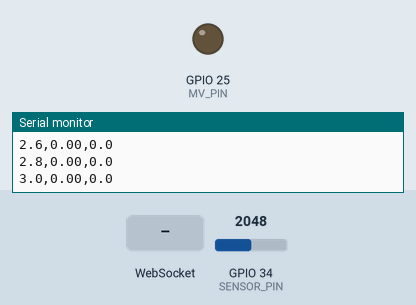
The sketch below on a simulated ESP32. Parts: output pins drawn as LEDs (lit = HIGH), the last lines printed to the serial monitor. The inputs (shaded band) are chosen by the test bench; at power-on: GPIO 34 (SENSOR_PIN) = 2048. WiFi joins after 1.5 s; servers stay silent unless stated; storage starts empty.

Above: at 3.2 s.
3.3 s: WebSocket text "1" received
At 10.6 s:
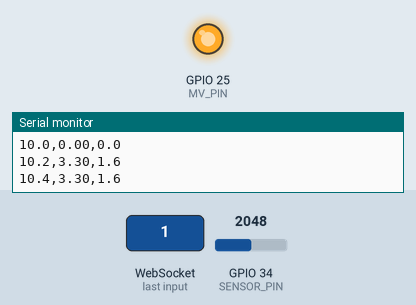
Timing chart, 0 to 10.8 s (numbered marks = the images above; inputs shaded):
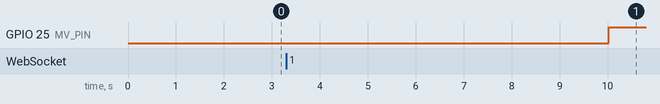

The sketch:

websocketrc.ino
```cpp
// (licence header left out)
/******** RC CIRCUIT IDENTIFICATION/TIMERS/RTOS
  Josenalde Oliveira
**********/

#include <WiFi.h>
#include <AsyncTCP.h> // Sketch - Libraries Add from ZIP
#include <ESPAsyncWebServer.h> // Sketch - Libraries Add from ZIP

#include "LittleFS.h"
#include <Arduino_JSON.h> // Tools - Manage Libraries (install Arduino JSON by Arduino)

#include <freertos/FreeRTOS.h>

// Replace with your network credentials
const char* ssid = "<your ssid>";
const char* password = "<your password>";

// Settings according to resistor value and capacitor value
static const float R = 20000; //ohms 20k
static const float C = 0.0001; //faraday 100 uF
static const float timeConstant = R*C;
static const TickType_t samplingInterval = ((timeConstant*1000)/10.) / portTICK_PERIOD_MS; // 200ms = 0.2s
static const TickType_t timeToApplyMV = (timeConstant*4*1000) / portTICK_PERIOD_MS;

// Globals
static const uint8_t PV_PIN = 2;
static const uint8_t SENSOR_PIN = 34;
static const uint8_t MV_PIN = 25;
volatile float VCC = 0.0; //initial value applied from t=0 to t=timeToApplyMV
volatile uint16_t sensorReadingInt;
volatile float sensorReadingVoltage;
String jsonString;

static TimerHandle_t getSensorReadingTimer = NULL;
static TimerHandle_t stepInputStartTimer = NULL;

// Create AsyncWebServer object on port 80
AsyncWebServer server(80);

// Create a WebSocket object
AsyncWebSocket ws("/ws");

// Json Variable to Hold Sensor Readings
JSONVar readings;

// Timer variables
unsigned long lastTime = 0;
unsigned long refreshInterval = ((timeConstant*1000)/10.);

// Callbacks

// get a new sample
void getSensorReadingCallback(TimerHandle_t xTimer) {
  readings["time"] = String(xTaskGetTickCount() / 1000.);
  sensorReadingInt = analogRead(SENSOR_PIN);
  sensorReadingVoltage = (sensorReadingInt) * (VCC/4096.);
  readings["MV"] =  String(VCC);
  readings["PV"] =  String(sensorReadingVoltage);
  Serial.print(xTaskGetTickCount() / 1000., 1);
  Serial.print(",");
  Serial.print(VCC);
  Serial.print(",");
  Serial.println(sensorReadingVoltage, 1);
  jsonString = JSON.stringify(readings);
  notifyClients(jsonString);
  //ws.cleanupClients(); // in order to avoid exceeding maximum clients - a timer for this is necessary
}

// send step after <timeToStartInterval> seconds
void setStepInputReadingCallback(TimerHandle_t xTimer) {
  digitalWrite(MV_PIN, HIGH);
  VCC = 3.3;
}

// Initialize LittleFS
void initLittleFS() {
  if (!LittleFS.begin(true)) {
    Serial.println("An error has occurred while mounting LittleFS");
  }
  Serial.println("LittleFS mounted successfully");
}

// Initialize WiFi
void initWiFi() {
  WiFi.mode(WIFI_STA);
  WiFi.begin(ssid, password);
  Serial.print("Connecting to WiFi ..");
  while (WiFi.status() != WL_CONNECTED) {
    Serial.print('.');
    vTaskDelay(pdMS_TO_TICKS(1000));
  }
  Serial.println(WiFi.localIP());
}

void notifyClients(String sensorReadings) {
  ws.textAll(sensorReadings);
}

void handleWebSocketMessage(void *arg, uint8_t *data, size_t len) {
  AwsFrameInfo *info = (AwsFrameInfo*)arg;
  if (info->final && info->index == 0 && info->len == len && info->opcode == WS_TEXT) {
      notifyClients(jsonString);
  }
}

void onEvent(AsyncWebSocket *server, AsyncWebSocketClient *client, AwsEventType type, void *arg, uint8_t *data, size_t len) {
  switch (type) {
    case WS_EVT_CONNECT:
      Serial.printf("WebSocket client #%u connected from %s\n", client->id(), client->remoteIP().toString().c_str());
      break;
    case WS_EVT_DISCONNECT:
      Serial.printf("WebSocket client #%u disconnected\n", client->id());
      break;
    case WS_EVT_DATA:
      Serial.println("handle");
      handleWebSocketMessage(arg, data, len);
      break;
    case WS_EVT_PONG:
    case WS_EVT_ERROR:
      break;
  }
}

void initWebSocket() {
  ws.onEvent(onEvent);
  server.addHandler(&ws);
}

void setup() {
  Serial.begin(115200);
  initWiFi();
  initLittleFS();
  initWebSocket();

  // Web Server Root URL
  server.on("/", HTTP_GET, [](AsyncWebServerRequest *request) {
    request->send(LittleFS, "/index.html", "text/html");
  });
  server.serveStatic("/", LittleFS, "/");
  server.begin();
  //---------------------

  // Configure I/O direction
  pinMode(MV_PIN, OUTPUT);
  pinMode(SENSOR_PIN, INPUT);
    // Create a auto-reload timer for sensor readings
  getSensorReadingTimer = xTimerCreate(
                      "getSensorReadingTimer",     // Name of timer
                      samplingInterval,            // Period of timer (in ticks)
                      pdTRUE,              // Auto-reload TRUE, one_shot FALSE
                      (void *)0,            // Timer ID
                      getSensorReadingCallback);  // Callback function
  // Create a one shot timer for step output
  stepInputStartTimer  = xTimerCreate(
                      "stepInputStartTimer ",     // Name of timer
                      timeToApplyMV,            // Period of timer (in ticks)
                      pdFALSE,              // Auto-reload TRUE, one_shot FALSE
                      (void *)1,            // Timer ID
                      setStepInputReadingCallback);  // Callback function

  xTimerStart(getSensorReadingTimer, 0);
  xTimerStart(stepInputStartTimer, 0);
}

void loop() {
  vTaskSuspend(NULL);
}
```
